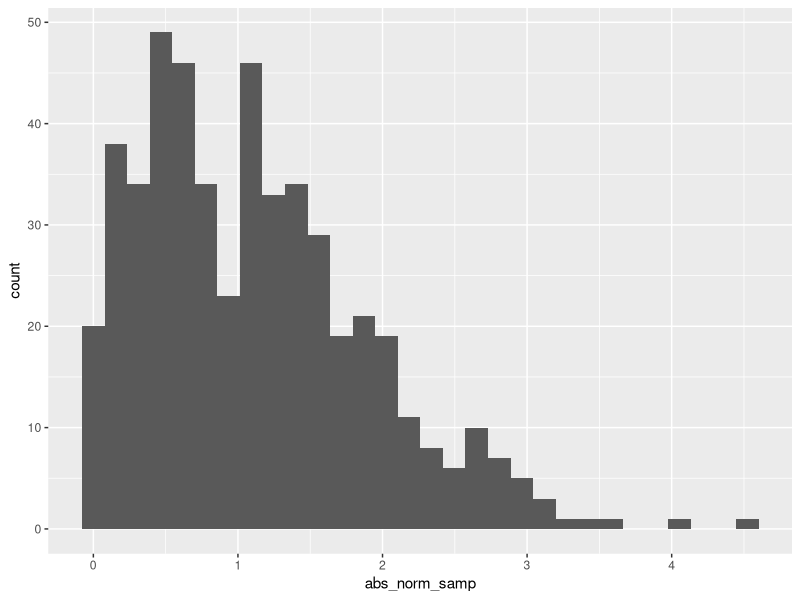

Write the R code that produced this figure.
## ---- chunk 1
library(tidyverse)
## ---- chunk 2
samp = rnorm(100)
length(samp)
## ---- chunk 3

la_df = tibble(
  norm_samp = rnorm(500, mean = 1),
  norm_samp_pos = norm_samp > 0,
  abs_norm_samp = abs(norm_samp)
)

ggplot(la_df, aes(x = abs_norm_samp)) + geom_histogram()

median_samp = median(pull(la_df, norm_samp))
